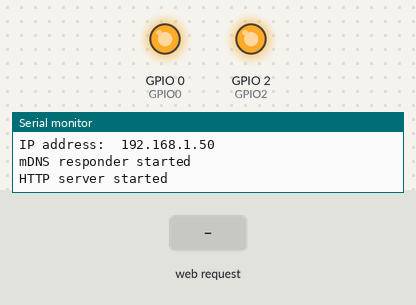
Recording of a sketch running on a simulated ESP8266 (NodeMCU). Parts: output pins drawn as LEDs (lit = HIGH), the last lines printed to the serial monitor. The test bench sets the inputs (shaded band). WiFi joins after 1.5 s; servers stay silent unless stated.

Above: at 2.7 s.
2.8 s: HTTP request GET /ch1/on received
At 3.5 s:
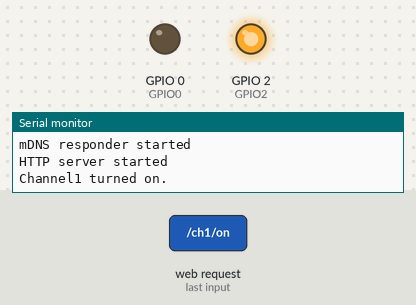
4.3 s: HTTP request GET /ch2/on received
At 4.6 s:
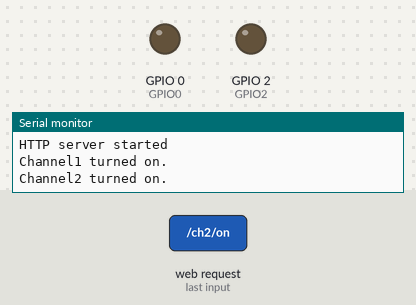
5.8 s: HTTP request GET /ch1/off received
At 7.0 s:
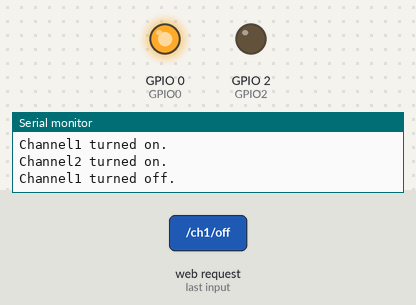
7.3 s: HTTP request GET /ch2/off received
At 8.1 s:
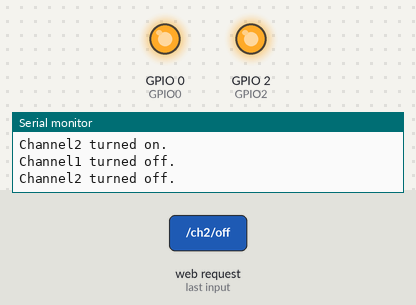
Timing chart, 0 to 9.8 s (numbered marks = the images above; inputs shaded):
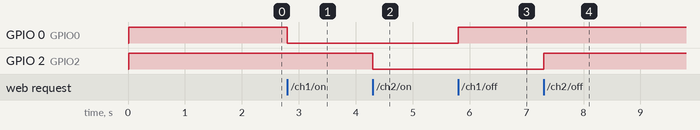

The sketch:

esp8266_switch.ino
```cpp
#include <ESP8266WiFi.h>        // Include the Wi-Fi library
#include <ESP8266WiFiMulti.h>   // Include the Wi-Fi-Multi library
#include <ESP8266mDNS.h>        // Include the mDNS library
#include <ESP8266WebServer.h>   // Include the Web server

ESP8266WiFiMulti wifiMulti;     // Create an instance of the ESP8266WiFiMulti class, called 'wifiMulti'
ESP8266WebServer server(80);
MDNSResponder mdns;

int GPIO0=0;
int GPIO2=2;

void isAlive();
void channel1on();
void channel1off();
void channel2on();
void channel2off();

void setup() {
  Serial.begin(115200);         // Start the Serial communication to send messages to the computer
  delay(10);
  Serial.println('\n');

  pinMode(GPIO0, OUTPUT);
  pinMode(GPIO2, OUTPUT);
  digitalWrite(GPIO0, HIGH);
  digitalWrite(GPIO2, HIGH);

  wifiMulti.addAP("wifi ssid 1", "pass1");   // add Wi-Fi networks you want to connect to
  wifiMulti.addAP("wifi ssid 2", "pass2");
  wifiMulti.addAP("wifi ssid 3", "pass3");

  Serial.println("Connecting ...");
  int i = 0;
  while (wifiMulti.run() != WL_CONNECTED) { // Wait for the Wi-Fi to connect: scan for Wi-Fi networks, and connect to the strongest of the networks above
    delay(1000);
    Serial.print(++i); Serial.print(' ');
  }
  Serial.println('\n');
  Serial.print("Connected to ");
  Serial.println(WiFi.SSID());              // Tell us what network we're connected to
  Serial.print("IP address:\t");
  Serial.println(WiFi.localIP());           // Send the IP address of the ESP8266 to the computer

  if (!mdns.begin("switch1",WiFi.localIP())) {             // Start the mDNS responder for switch1.local
    Serial.println("Error setting up MDNS responder!");
  }
  Serial.println("mDNS responder started");

  server.on("/", isAlive);  //Associate handler function to path
  server.on("/ch1/on", channel1on);
  server.on("/ch1/off", channel1off);
  server.on("/ch2/on", channel2on);
  server.on("/ch2/off", channel2off);

  server.begin(); //Start server
  Serial.println("HTTP server started");
  mdns.addService("http", "tcp", 80);
}

void loop() {
  server.handleClient();
  mdns.update();
}

void isAlive() {
  server.send(200, "text/plain", "Switch1 active");
  Serial.println("Responded to keepalive");
}
void channel1on() {
  server.send(200, "text/plain", "0");
  digitalWrite(GPIO0, LOW);
  Serial.println("Channel1 turned on.");
}
void channel1off() {
  server.send(200, "text/plain", "1");
  digitalWrite(GPIO0, HIGH);
  Serial.println("Channel1 turned off.");
}
void channel2on() {
  server.send(200, "text/plain", "0");
  digitalWrite(GPIO2, LOW);
  Serial.println("Channel2 turned on.");
}
void channel2off() {
  server.send(200, "text/plain", "1");
  digitalWrite(GPIO2, HIGH);
  Serial.println("Channel2 turned off.");
}
```

Measured:
- after the input at 2.8 s, GPIO 0 (GPIO0): HIGH → LOW at once
- after the input at 4.3 s, GPIO 2 (GPIO2): HIGH → LOW at once
- after the input at 5.8 s, GPIO 0 (GPIO0): LOW → HIGH at once
- after the input at 7.3 s, GPIO 2 (GPIO2): LOW → HIGH at once
